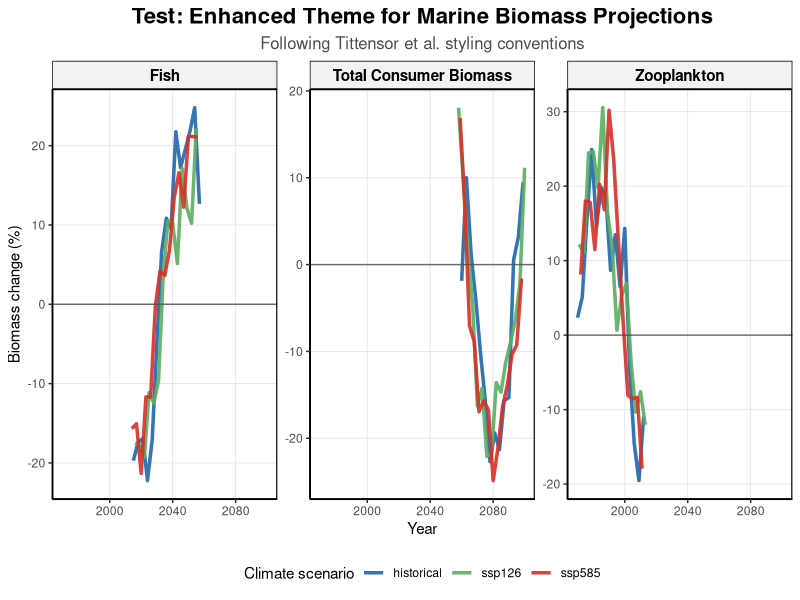

Recreate this plot in R.
# Test enhanced plotting themes
library(tidyverse)
library(ggplot2)

# Test the IPSL theme components
test_data <- data.frame(
  Year = 1970:2100,
  Change = sin((1970:2100 - 1970) * 0.1) * 20 + rnorm(131, 0, 5),
  scenario = rep(c("historical", "ssp126", "ssp585"), length.out = 131),
  Group = rep(c("Zooplankton", "Fish", "Total Consumer Biomass"), each = 44)[1:131]
)

# Test enhanced theme
p_test <- test_data %>%
  ggplot(aes(x = Year, y = Change, color = scenario)) +
  geom_line(linewidth = 1.2, alpha = 0.9) +
  geom_hline(yintercept = 0, linetype = "solid", alpha = 0.8, color = "gray30", linewidth = 0.5) +
  facet_wrap(~Group, scales = "free_y", ncol = 3) +
  scale_color_manual(
    values = c(
      "historical" = "#2166ac",
      "ssp126" = "#5aae61", 
      "ssp585" = "#d73027"
    )
  ) +
  labs(
    title = "Test: Enhanced Theme for Marine Biomass Projections",
    subtitle = "Following Tittensor et al. styling conventions",
    x = "Year",
    y = "Biomass change (%)",
    color = "Climate scenario"
  ) +
  theme_classic() +
  theme(
    panel.background = element_rect(fill = "white", color = NA),
    plot.background = element_rect(fill = "white", color = NA),
    panel.border = element_rect(color = "black", fill = NA, linewidth = 0.8),
    panel.grid.major = element_line(color = "gray90", linewidth = 0.3),
    panel.grid.minor = element_blank(),
    strip.background = element_rect(fill = "gray95", color = "black", linewidth = 0.5),
    strip.text = element_text(size = 11, face = "bold", color = "black"),
    plot.title = element_text(size = 16, hjust = 0.5, face = "bold"),
    plot.subtitle = element_text(size = 12, hjust = 0.5, color = "gray30"),
    legend.position = "bottom"
  )

ggsave("Figures/test_enhanced_theme.png", p_test, width = 12, height = 6, dpi = 300)

cat("Enhanced theme test completed successfully!\n")
cat("Test plot saved to: Figures/test_enhanced_theme.png\n")
